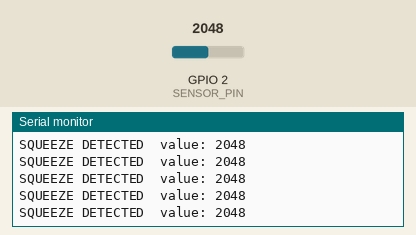
A sketch run on a simulated Seeed XIAO ESP32-C3. On the bench: the last lines printed to the serial monitor. Inputs (shaded band) come from the test bench; at power-on: GPIO 2 (SENSOR_PIN) = 2048.

Above: at 1.2 s.
1.3 s: GPIO 2 (SENSOR_PIN) set to 325
At 1.31 s:
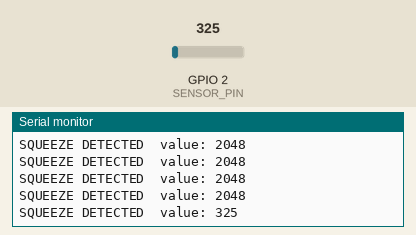
2.8 s: GPIO 2 (SENSOR_PIN) set to 268
At 2.82 s:
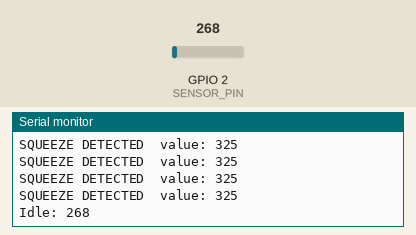

The sketch:

TeachersPet_v2.ino
```cpp
/*
 * Teacher's Pet — Velostat Sensor Test
 * Upload this first to confirm your sensor wiring is correct
 * before uploading the full BLE firmware.
 *
 * Open Serial Monitor at 115200 baud and squeeze the ball.
 * You should see values rise above 300 when squeezed.
 */

const int SENSOR_PIN  = 2;   // GPIO 2 = D0 on XIAO ESP32C3
const int THRESHOLD   = 300;

void setup() {
  Serial.begin(115200);
  pinMode(SENSOR_PIN, INPUT);
  Serial.println("=== Teacher's Pet — Sensor Test ===");
  Serial.println("Squeeze the ball. Values should rise above 300.");
  Serial.println("---");
}

void loop() {
  int reading = analogRead(SENSOR_PIN);

  if (reading > THRESHOLD) {
    Serial.print("SQUEEZE DETECTED  value: ");
    Serial.println(reading);
  } else {
    Serial.print("Idle: ");
    Serial.println(reading);
  }

  delay(100);  // 10 Hz
}
```

Measured:
- the behaviour switches between 301 and 300 on GPIO 2 (SENSOR_PIN) (found by bisection; images 1 and 2)
- after the input at 1.3 s, the serial monitor: prints a new line at once (image 1)
- after the input at 2.8 s, the serial monitor: prints a new line at once (image 2)
